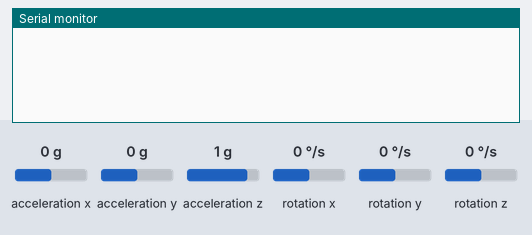
This sketch was run on a simulated Arduino Leonardo, built with avr-gcc and run on an emulated ATmega32U4. On the bench: the last lines printed to the serial monitor. The inputs (shaded band) are chosen by the test bench; at power-on: rotation y 0 °/s, acceleration x 0 g, acceleration y 0 g, acceleration z 1 g, rotation x 0 °/s, rotation z 0 °/s.

Above: at 1.2 s.
1.3 s: rotation y set to -192 °/s
At 2.2 s:
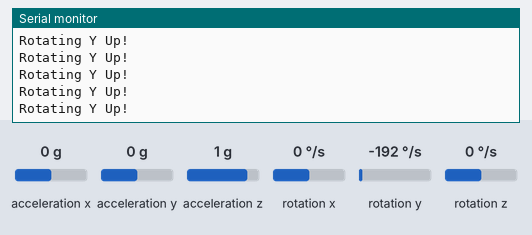
3.2 s: rotation y set to 100 °/s
At 4.31 s:
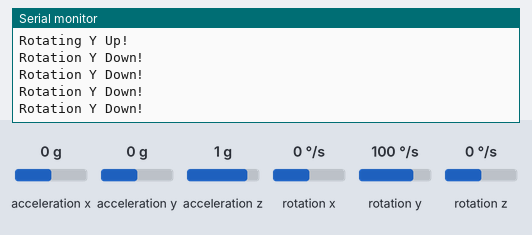
5.3 s: rotation y set to -4 °/s
At 6.3 s:
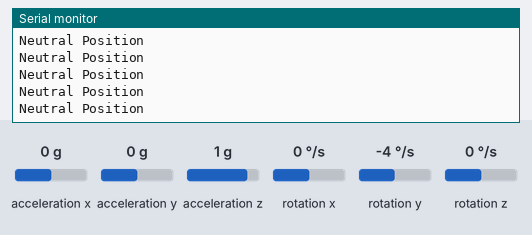

Measured:
- after the input at 1.3 s, the serial monitor: prints a new line at once (image 1)
- after the input at 3.2 s, the serial monitor: prints a new line at once (image 2)
- after the input at 5.3 s, the serial monitor: prints a new line at once (image 3)

The sketch:

InertialSensors_zumo.ino
```cpp
#include "IMU.h"

IMU imu;

void setup() {
  imu.begin();
}

void loop() {
  imu.update();
}
```

IMU.h
```cpp
// #ifndef IMU_H
// #define IMU_H

#include <Wire.h>
#include <Zumo32U4.h>

class IMU {
  private:
    Zumo32U4IMU imu;

  public:
    IMU();
    void begin();
    void update();

};

// #endif


IMU::IMU()
{}

void IMU::begin() {
  Wire.begin();

  if (!imu.init())
  {
    // Mislukt om sensor te detecteren.
    ledRed(1);
    while(1)
    {
      Serial.println(F("Failed to initialize IMU sensors."));
      delay(100);
    }
  }

  imu.enableDefault();
}

void IMU::update() {
  imu.read();


    int yrotatie =  imu.g.y /100;
    String Lastrotation;

    if (yrotatie < 0 && yrotatie > -7) {
      Serial.println("Neutral Position");

    }
    if (yrotatie < -100){
      Serial.println("Rotating Y Up!");
      Lastrotation = ("up");
    }
    if (yrotatie > 100){
      Serial.println("Rotation Y Down!");
      Lastrotation = ("down");
    }
    else{
      return false;
    }

  delay(300);
}
```
